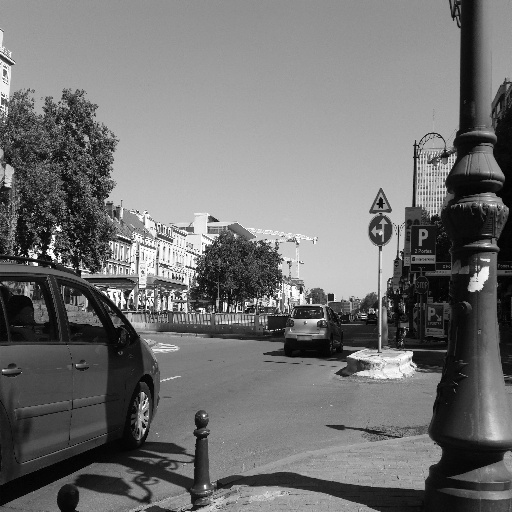
#> input picture augmented_data/training/images/2T8whq-xxHa5T30ZxLlOTA.jpg, 512 x 512 px, found by its file name; its folder holds only this picture in this run
$ jupyter execute --allow-errors data_augment.ipynb
#> lines starting #> are read from the running program, lines starting #| are printed output that depends on the picture
### utils/definitions.py
import os

TRAIN_IMAGE = "./base_data/training/images/"
TRAIN_LABEL = "./base_data/training/labels/"
VALID_IMAGE = "./base_data/validation/images/"
VALID_LABEL = "./base_data/validation/labels/"
TEST_IMAGE = "./base_data/testing/images/"
TEST_LABEL = "./base_data/testing/labels/"

# Define RGB values for Mapillary classes
# ATTENTION: THESE ARE RGB VALUES, NOT BGR
ROAD_COLOR = (128, 64, 128)
SIDEWALK_COLOR = (244, 35, 232)
BUILDING_COLOR = (70, 70, 70)
WALL_COLOR = (102, 102, 156)
FENCE_COLOR = (190, 153, 153)
POLE_COLOR = (153, 153, 153)
TRAFFIC_SIGN_COLOR = (250, 170, 30)
TREE_COLOR = (220, 220, 0)
CAR_COLOR = (0, 0, 142)
MOTORCYCLE_COLOR = (0, 0, 230)
BICYCLE_COLOR = (119, 11, 32)

def progress_bar(iteration, total, prefix='', suffix='', decimals=1, length=50, fill='█'):
    percent = ("{0:." + str(decimals) + "f}").format(100 * (iteration / float(total)))
    filled_length = int(length * iteration // total)
    bar = fill * filled_length + '-' * (length - filled_length)
    print(f'\r{prefix} |{bar}| {percent}% {suffix}', end='\r')

### data_augment.ipynb
[cell 1]
import os
import cv2
from utils.definitions import *

[cell 2]
def augment_data(path, save_path, shape=(256, 256), gray=True):
    # Get the list of all files in directory tree at given path
#> called with path = './base_data/training/images/', save_path = './augmented_data/training/images/', shape = (1024, 256), gray = True
    list_of_files = os.listdir(path)

    # Get full paths of all files in the directory tree
    list_of_fullpaths = [os.path.join(path, i) for i in list_of_files]

    # Create the save path if it doesn't exist
    if not os.path.exists(save_path):
        os.makedirs(save_path)

    total_iterations = len(list_of_fullpaths)

    for index, file in enumerate(list_of_fullpaths):
        # Read the image
        img = cv2.imread(file)
#> img is the input picture: shape (512, 512, 3); min 0, max 255, mean 114

        # Convert grayscale
        if gray:
            img = cv2.cvtColor(img, cv2.COLOR_BGR2GRAY)
#> img: shape (512, 512)

        # Resize the image
        img = cv2.resize(img, shape, interpolation=cv2.INTER_NEAREST)
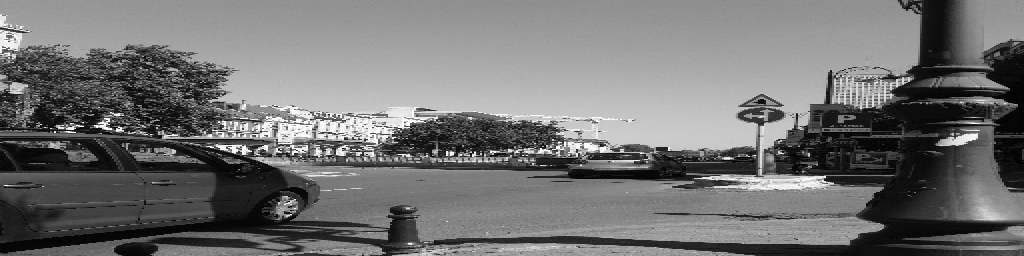
#> img: shape (256, 1024); min 0, max 255, mean 114

        # Save the image
        cv2.imwrite(os.path.join(save_path, os.path.basename(file)), img)

        # Progress bar update
        progress_bar(index + 1, total_iterations, prefix='Progress:', suffix='Complete', length=20)
    # Progress bar update
    progress_bar(total_iterations, total_iterations, prefix='Progress:', suffix='Complete', length=20)

[cell 3]
augment_data(TRAIN_IMAGE, "./augmented_data/training/images/", shape=(1024, 256), gray=True)

#> (a cell that did not finish here is left out)


[cell 5]
augment_data(VALID_IMAGE, "./augmented_data/validation/images/", shape=(1024, 256), gray=True)

#> (a cell that did not finish here is left out)


$ run again, on augmented_data/training/images/7-gyzleF9pxmczlfRmjF3A.jpg
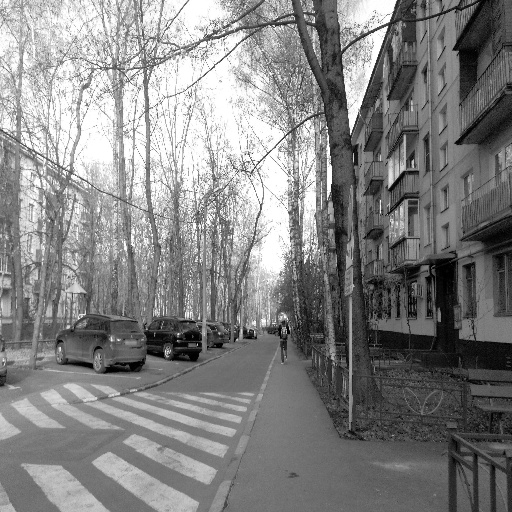
#> input picture augmented_data/training/images/7-gyzleF9pxmczlfRmjF3A.jpg, 512 x 512 px, found by its file name
#> in augment_data, img is the input picture: shape (512, 512, 3); min 0, max 255, mean 130.7
#> in augment_data, `img = cv2.resize(img, shape, interpolation=cv2.INTER_NEAREST)`:
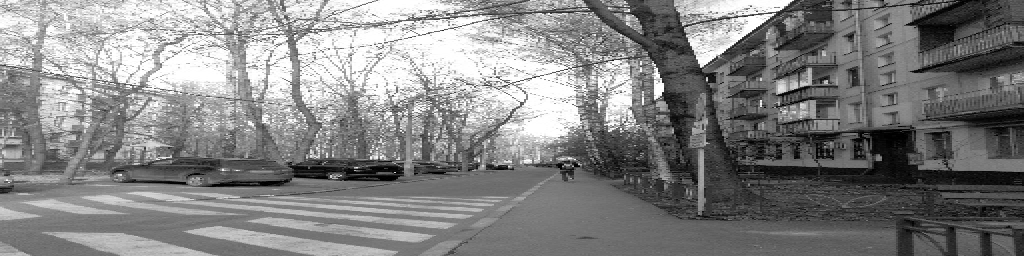
#> img: shape (256, 1024); min 0, max 255, mean 130.8

$ run again, on augmented_data/training/images/74brgVKYwrwzB2uB4gbbww.jpg
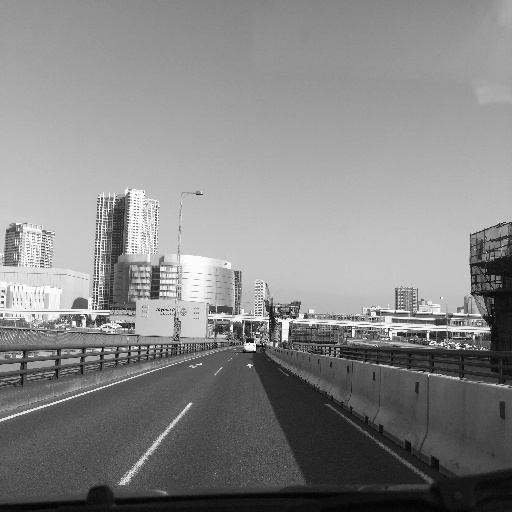
#> input picture augmented_data/training/images/74brgVKYwrwzB2uB4gbbww.jpg, 512 x 512 px, found by its file name
#> in augment_data, img is the input picture: shape (512, 512, 3); min 0, max 255, mean 134
#> in augment_data, `img = cv2.resize(img, shape, interpolation=cv2.INTER_NEAREST)`:
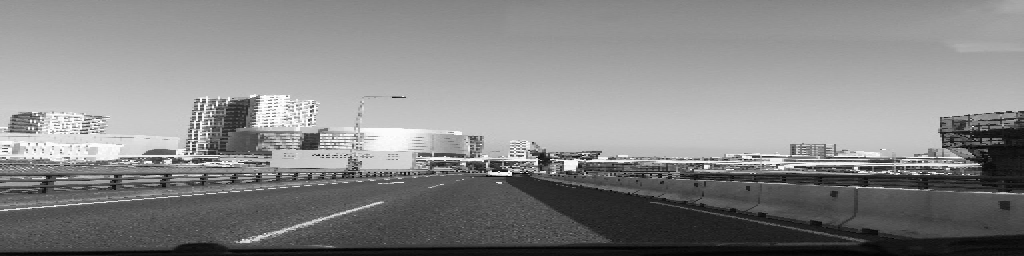
#> img: shape (256, 1024); min 1, max 255, mean 134.1

$ run again, on augmented_data/training/images/8ZjBEUaySuwggLDY8x-5VA.jpg
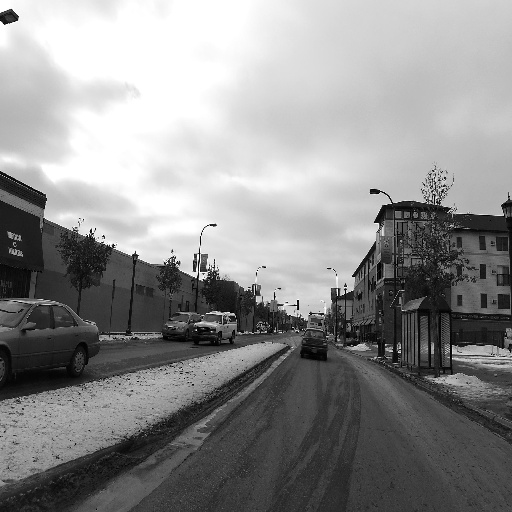
#> input picture augmented_data/training/images/8ZjBEUaySuwggLDY8x-5VA.jpg, 512 x 512 px, found by its file name
#> in augment_data, img is the input picture: shape (512, 512, 3); min 0, max 255, mean 141.5
#> in augment_data, `img = cv2.resize(img, shape, interpolation=cv2.INTER_NEAREST)`:
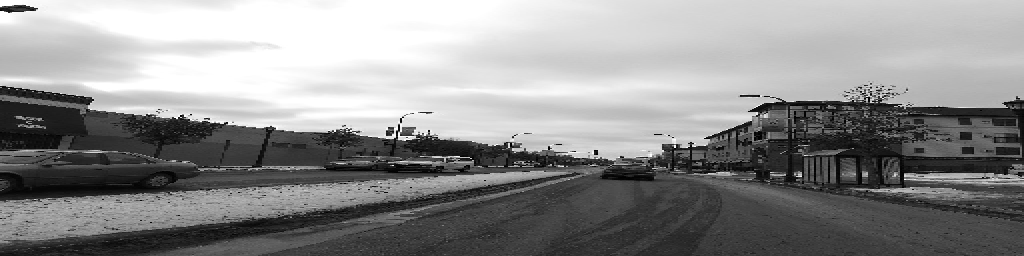
#> img: shape (256, 1024); min 0, max 255, mean 141.7

$ run again, on augmented_data/training/images/4AV4alueY4okMvyhIibeGw.jpg
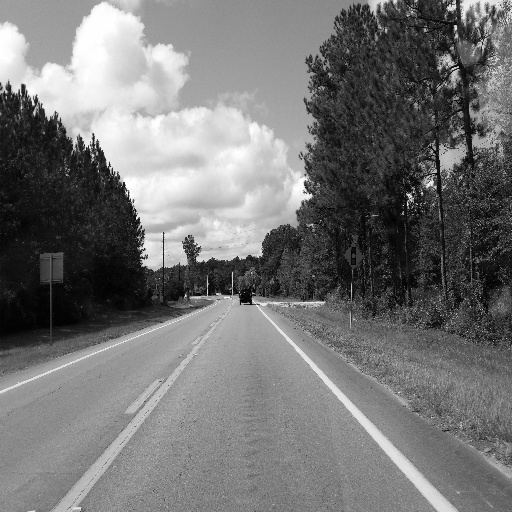
#> input picture augmented_data/training/images/4AV4alueY4okMvyhIibeGw.jpg, 512 x 512 px, found by its file name
#> in augment_data, img is the input picture: shape (512, 512, 3); min 0, max 255, mean 116.4
#> in augment_data, `img = cv2.resize(img, shape, interpolation=cv2.INTER_NEAREST)`:
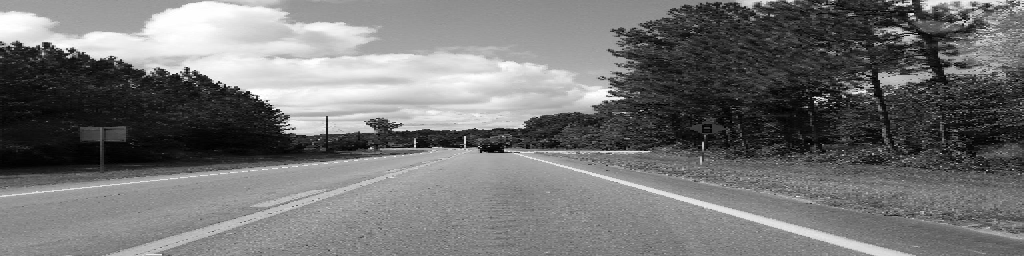
#> img: shape (256, 1024); min 0, max 255, mean 116.4
